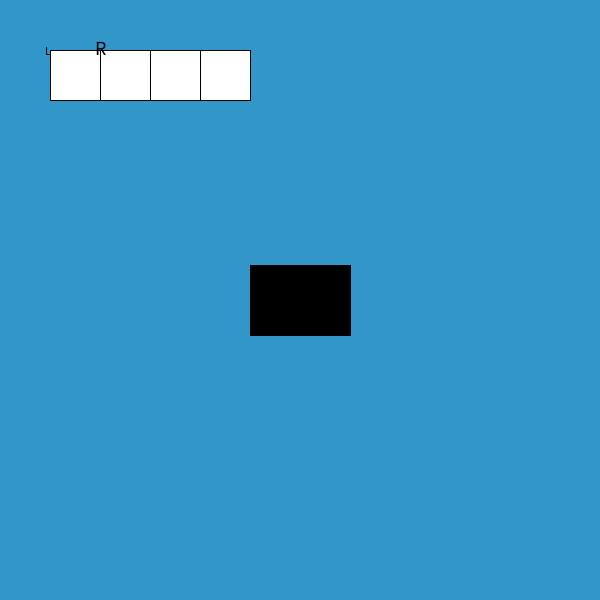
Frame 1 (no input)
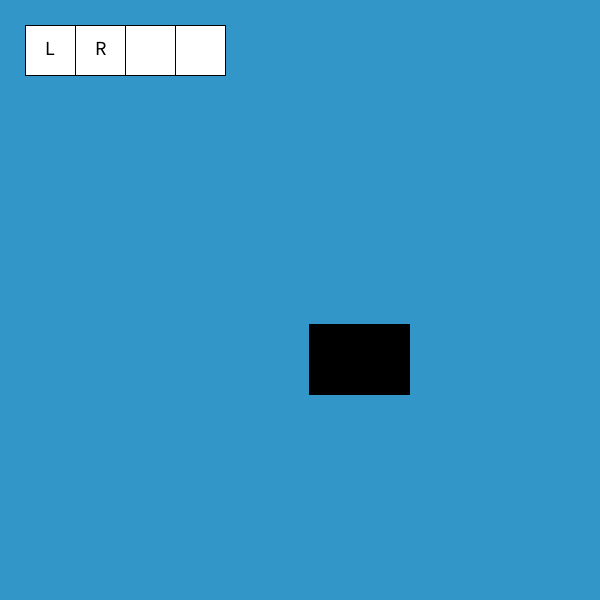
Frame 60 (the mouse pressed at the canvas centre just before this capture)
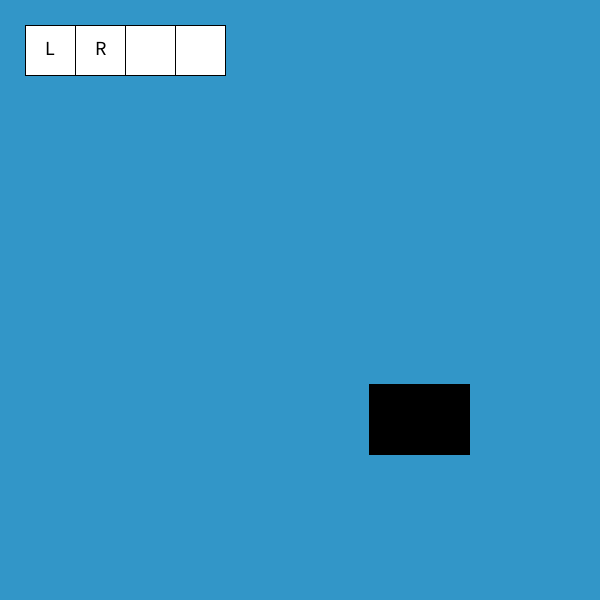
Frame 120 (the mouse held since frame 60 and released just before this capture)

The Processing sketch that drew these frames (run headless with seeded random() and noise(); from frame 60 on, the mouse is pressed at the canvas centre):

// Processing sketch: Week2HW
// ── Week2HW.pde
int x = 50;
int y = 50;
int w = 50;
int h = 50;
int n = 50;

float xSpeed, ySpeed;
float xPos, yPos;

color c;

void setup() {
  size(600, 600);
  c = color(0);
  xPos = width/2;
  yPos = height/2;
  xSpeed =1;
  ySpeed =1;
}

void draw() {
  background(50, 150, 200);
  stroke(0);

  //ROLLOVER BUTTONS
  if (50<mouseX && mouseX<100 && 50<mouseY && mouseY<100) {
    fill(102, 255, 51);
    rect(x, y, w, h);
    fill(0);
    text("L", x-5, y+5);
    textSize(20);
  } else {
    fill(255, 255, 255);
    rect(x, y, w, h);
    fill(0);
    text("L", x-5, y+5);
    textSize(20);
  }


  if (100<mouseX && mouseX<150 && 50<mouseY && mouseY<150) {
    fill(255, 0, 0);
    rect(x+n, y, w, h);
    fill(0);
    text("R", (x+n)-5, y+5);
    textSize(20);
  } else {
    fill(255, 255, 255);
    rect(x+n, y, w, h);
    fill(0);
    text("R", (x+n)-5, y+5);
    textSize(20);
  }


  if (150<mouseX && mouseX<200 && 50<mouseY && mouseY<200) {
    fill(0, 0, 255);
    rect(x+100, y, w, h);
  } else {
    fill(255, 255, 255);
    rect(x+100, y, w, h);
  }

  if (200<mouseX && mouseX<250 && 50<mouseY && mouseY<250) {
    fill(255, 0, 255);
    rect(x+150, y, w, h);
  } else {
    fill(255, 255, 255);
    rect(x+150, y, w, h);
  }

  display();
  drive();
}
void display() {
  //CAR
  rectMode(CENTER);
  fill(c);
  rect(xPos, yPos, 100, 70);
}

void drive() {
  xPos = xPos + xSpeed;
  if (xPos>width) {
    xPos = 0;
  }
  yPos = yPos + ySpeed;
  if (yPos>height) {
    yPos = 0;
  }
}
